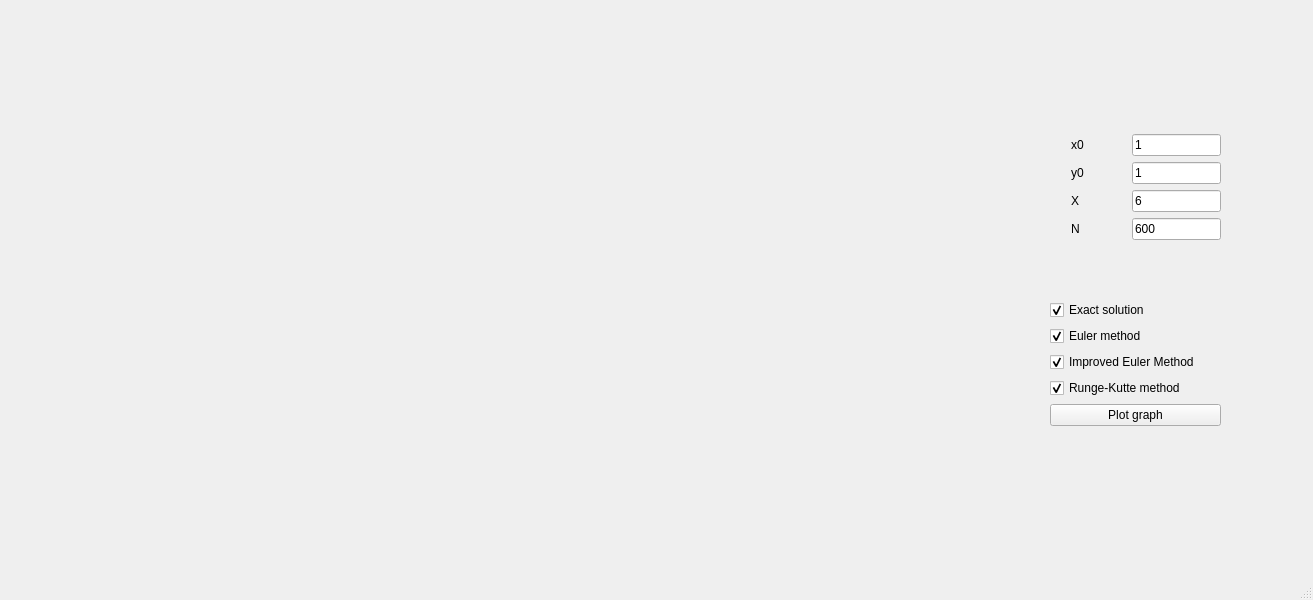
<?xml version="1.0" encoding="UTF-8"?>
<ui version="4.0">
 <class>MainWindow</class>
 <widget class="QMainWindow" name="MainWindow">
  <property name="geometry">
   <rect>
    <x>0</x>
    <y>0</y>
    <width>1313</width>
    <height>600</height>
   </rect>
  </property>
  <property name="minimumSize">
   <size>
    <width>1313</width>
    <height>600</height>
   </size>
  </property>
  <property name="maximumSize">
   <size>
    <width>1313</width>
    <height>600</height>
   </size>
  </property>
  <property name="windowTitle">
   <string>MainWindow</string>
  </property>
  <widget class="QWidget" name="centralwidget">
   <widget class="QWidget" name="verticalLayoutWidget_3">
    <property name="geometry">
     <rect>
      <x>1050</x>
      <y>80</y>
      <width>171</width>
      <height>401</height>
     </rect>
    </property>
    <layout class="QVBoxLayout" name="verticalLayout_3">
     <item>
      <layout class="QVBoxLayout" name="verticalLayout_2">
       <item>
        <layout class="QHBoxLayout" name="horizontalLayout">
         <item>
          <spacer name="horizontalSpacer_3">
           <property name="orientation">
            <enum>Qt::Horizontal</enum>
           </property>
           <property name="sizeHint" stdset="0">
            <size>
             <width>40</width>
             <height>20</height>
            </size>
           </property>
          </spacer>
         </item>
         <item>
          <widget class="QLabel" name="label">
           <property name="text">
            <string>x0</string>
           </property>
          </widget>
         </item>
         <item>
          <spacer name="horizontalSpacer">
           <property name="orientation">
            <enum>Qt::Horizontal</enum>
           </property>
           <property name="sizeHint" stdset="0">
            <size>
             <width>40</width>
             <height>20</height>
            </size>
           </property>
          </spacer>
         </item>
         <item>
          <spacer name="horizontalSpacer_2">
           <property name="orientation">
            <enum>Qt::Horizontal</enum>
           </property>
           <property name="sizeHint" stdset="0">
            <size>
             <width>40</width>
             <height>20</height>
            </size>
           </property>
          </spacer>
         </item>
         <item>
          <widget class="QLineEdit" name="input_x0">
           <property name="text">
            <string>1</string>
           </property>
          </widget>
         </item>
        </layout>
       </item>
       <item>
        <layout class="QHBoxLayout" name="horizontalLayout_2">
         <item>
          <spacer name="horizontalSpacer_4">
           <property name="orientation">
            <enum>Qt::Horizontal</enum>
           </property>
           <property name="sizeHint" stdset="0">
            <size>
             <width>40</width>
             <height>20</height>
            </size>
           </property>
          </spacer>
         </item>
         <item>
          <widget class="QLabel" name="label_2">
           <property name="text">
            <string>y0</string>
           </property>
          </widget>
         </item>
         <item>
          <spacer name="horizontalSpacer_5">
           <property name="orientation">
            <enum>Qt::Horizontal</enum>
           </property>
           <property name="sizeHint" stdset="0">
            <size>
             <width>40</width>
             <height>20</height>
            </size>
           </property>
          </spacer>
         </item>
         <item>
          <spacer name="horizontalSpacer_6">
           <property name="orientation">
            <enum>Qt::Horizontal</enum>
           </property>
           <property name="sizeHint" stdset="0">
            <size>
             <width>40</width>
             <height>20</height>
            </size>
           </property>
          </spacer>
         </item>
         <item>
          <widget class="QLineEdit" name="input_y0">
           <property name="text">
            <string>1</string>
           </property>
          </widget>
         </item>
        </layout>
       </item>
       <item>
        <layout class="QHBoxLayout" name="horizontalLayout_3">
         <item>
          <spacer name="horizontalSpacer_7">
           <property name="orientation">
            <enum>Qt::Horizontal</enum>
           </property>
           <property name="sizeHint" stdset="0">
            <size>
             <width>40</width>
             <height>20</height>
            </size>
           </property>
          </spacer>
         </item>
         <item>
          <widget class="QLabel" name="label_3">
           <property name="text">
            <string>X </string>
           </property>
          </widget>
         </item>
         <item>
          <spacer name="horizontalSpacer_8">
           <property name="orientation">
            <enum>Qt::Horizontal</enum>
           </property>
           <property name="sizeHint" stdset="0">
            <size>
             <width>40</width>
             <height>20</height>
            </size>
           </property>
          </spacer>
         </item>
         <item>
          <spacer name="horizontalSpacer_9">
           <property name="orientation">
            <enum>Qt::Horizontal</enum>
           </property>
           <property name="sizeHint" stdset="0">
            <size>
             <width>40</width>
             <height>20</height>
            </size>
           </property>
          </spacer>
         </item>
         <item>
          <widget class="QLineEdit" name="input_X">
           <property name="text">
            <string>6</string>
           </property>
          </widget>
         </item>
        </layout>
       </item>
       <item>
        <layout class="QHBoxLayout" name="horizontalLayout_4">
         <item>
          <spacer name="horizontalSpacer_10">
           <property name="orientation">
            <enum>Qt::Horizontal</enum>
           </property>
           <property name="sizeHint" stdset="0">
            <size>
             <width>40</width>
             <height>20</height>
            </size>
           </property>
          </spacer>
         </item>
         <item>
          <widget class="QLabel" name="label_4">
           <property name="text">
            <string>N </string>
           </property>
          </widget>
         </item>
         <item>
          <spacer name="horizontalSpacer_11">
           <property name="orientation">
            <enum>Qt::Horizontal</enum>
           </property>
           <property name="sizeHint" stdset="0">
            <size>
             <width>40</width>
             <height>20</height>
            </size>
           </property>
          </spacer>
         </item>
         <item>
          <spacer name="horizontalSpacer_12">
           <property name="orientation">
            <enum>Qt::Horizontal</enum>
           </property>
           <property name="sizeHint" stdset="0">
            <size>
             <width>40</width>
             <height>20</height>
            </size>
           </property>
          </spacer>
         </item>
         <item>
          <widget class="QLineEdit" name="input_N">
           <property name="text">
            <string>600</string>
           </property>
          </widget>
         </item>
        </layout>
       </item>
      </layout>
     </item>
     <item>
      <layout class="QVBoxLayout" name="verticalLayout">
       <item>
        <widget class="QCheckBox" name="is_Exact">
         <property name="text">
          <string>Exact solution</string>
         </property>
         <property name="checked">
          <bool>true</bool>
         </property>
         <property name="tristate">
          <bool>false</bool>
         </property>
        </widget>
       </item>
       <item>
        <widget class="QCheckBox" name="is_Euler">
         <property name="text">
          <string>Euler method</string>
         </property>
         <property name="checked">
          <bool>true</bool>
         </property>
         <property name="tristate">
          <bool>false</bool>
         </property>
        </widget>
       </item>
       <item>
        <widget class="QCheckBox" name="is_Improved">
         <property name="text">
          <string>Improved Euler Method</string>
         </property>
         <property name="checked">
          <bool>true</bool>
         </property>
         <property name="tristate">
          <bool>false</bool>
         </property>
        </widget>
       </item>
       <item>
        <widget class="QCheckBox" name="is_Runge">
         <property name="text">
          <string>Runge-Kutte method</string>
         </property>
         <property name="checked">
          <bool>true</bool>
         </property>
         <property name="tristate">
          <bool>false</bool>
         </property>
        </widget>
       </item>
       <item>
        <widget class="QPushButton" name="plot_Button">
         <property name="text">
          <string>Plot graph</string>
         </property>
        </widget>
       </item>
      </layout>
     </item>
    </layout>
   </widget>
   <widget class="QWidget" name="gridLayoutWidget">
    <property name="geometry">
     <rect>
      <x>20</x>
      <y>30</y>
      <width>891</width>
      <height>501</height>
     </rect>
    </property>
    <layout class="QGridLayout" name="gridLayout">
     <item row="2" column="0">
      <widget class="QCustomPlot" name="graph1" native="true"/>
     </item>
     <item row="2" column="2">
      <widget class="QCustomPlot" name="graph2" native="true"/>
     </item>
     <item row="3" column="0">
      <widget class="QCustomPlot" name="graph3" native="true"/>
     </item>
    </layout>
   </widget>
  </widget>
  <widget class="QMenuBar" name="menubar">
   <property name="geometry">
    <rect>
     <x>0</x>
     <y>0</y>
     <width>1313</width>
     <height>26</height>
    </rect>
   </property>
  </widget>
  <widget class="QStatusBar" name="statusbar"/>
 </widget>
 <customwidgets>
  <customwidget>
   <class>QCustomPlot</class>
   <extends>QWidget</extends>
   <header>qcustomplot.h</header>
   <container>1</container>
  </customwidget>
 </customwidgets>
 <resources/>
 <connections/>
</ui>
